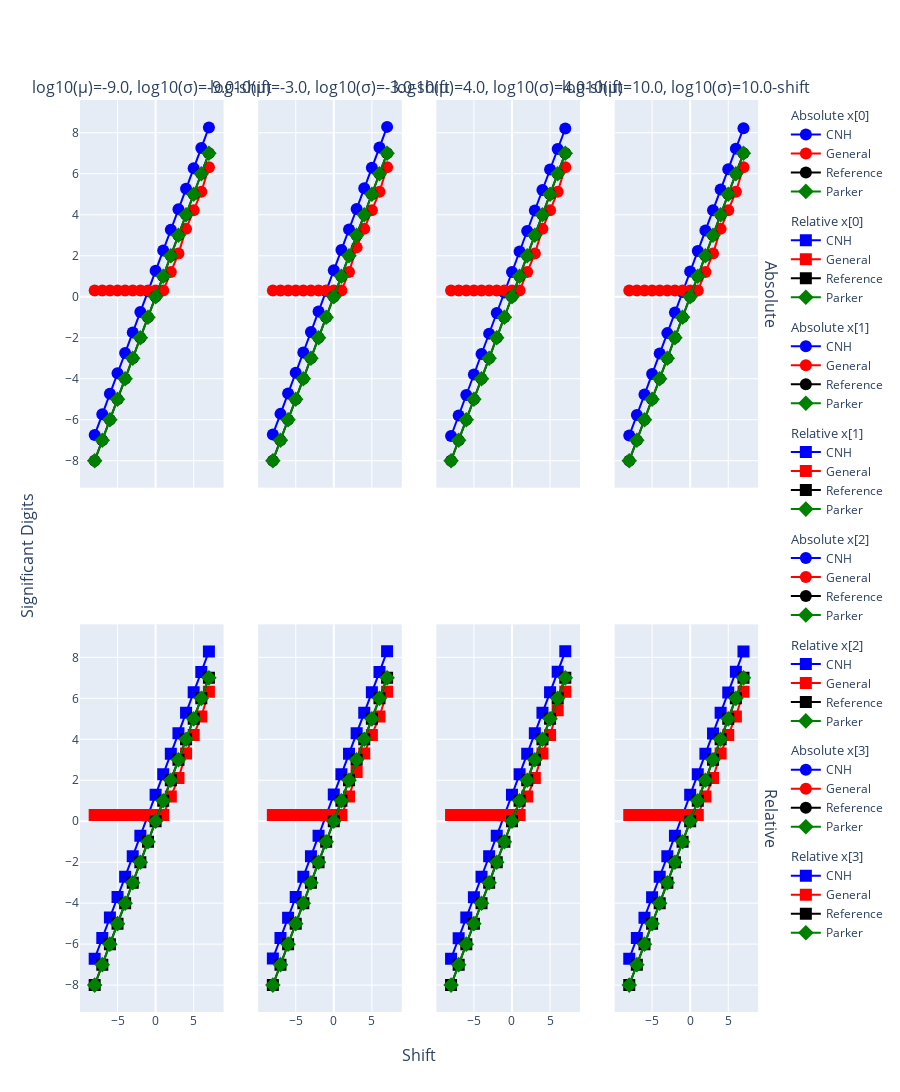

Notebook source saved alongside this figure:
### Code cell
from plotly.subplots import make_subplots

shift = 1.0
magnitude = np.array([-9, -3, 4, 10], dtype=np.float64)

shifts = []
stds = []
means = []
c_abs_cnh_values = []
c_rel_cnh_values = []
c_abs_values = []
c_rel_values = []

for shift in np.arange(-8, 8, dtype=np.float64):
    mean = np.power(basis, magnitude)
    std = np.power(basis, magnitude - shift)
    array = np.random.normal(loc=mean, scale=std, size=(10000, magnitude.size))

    stds.append(std)
    means.append(mean)

    print("\nShift: ", shift)
    print("Type", array.dtype)
    print(array)
    print("-" * 20)

    print("Theorical Mean", mean)
    print("Empirical mean", array.mean(axis=0))
    print("Mean diff     ", mean - array.mean(axis=0))
    print("-" * 20)

    print("Theorical Std", std)
    print("Empirical std", array.std(axis=0))
    print("Std diff     ", std - array.std(axis=0))
    print("-" * 20)

    c_abs_cnh = get_cd_cnh_abs(array, mean)
    c_rel_cnh = get_cd_cnh_rel(array, mean)
    c_abs = get_cd_gen_abs(array, mean)
    c_rel = get_cd_gen_rel(array, mean)

    print("CNH s_abs: ", c_abs_cnh)
    print("CNH s_rel: ", c_rel_cnh)
    print("General s_abs: ", c_abs)
    print("General s_rel: ", c_rel)

    shifts.append(shift)
    c_abs_cnh_values.append(c_abs_cnh)
    c_rel_cnh_values.append(c_rel_cnh)
    c_abs_values.append(c_abs)
    c_rel_values.append(c_rel)

column_titles = [
    f"log{basis}(μ)={mag:.1f}, log{basis}(σ)={mag:.1f}-shift" for mag in magnitude
]

# Plot the results
fig = make_subplots(
    rows=2,
    cols=magnitude.size,
    column_titles=column_titles,
    row_titles=["Absolute", "Relative"],
    x_title="Shift",
    y_title="Significant Digits",
    shared_xaxes=True,
    shared_yaxes=True,
    specs=[
        [{"type": "scatter"}] * magnitude.size,
        [{"type": "scatter"}] * magnitude.size,
    ],
)


for dim, _ in enumerate(magnitude, start=1):

    add_sig_scatter(fig, shifts, c_abs_cnh_values, "CNH", "Absolute", dim)
    add_sig_scatter(fig, shifts, c_rel_cnh_values, "CNH", "Relative", dim)
    add_sig_scatter(fig, shifts, c_abs_values, "General", "Absolute", dim)
    add_sig_scatter(fig, shifts, c_rel_values, "General", "Relative", dim)


# Group Absolute and Relative traces together
fig.data = sorted(fig.data, key=lambda trace: "Absolute" in trace.name)

means = np.array(means)
stds = np.array(stds)

if basis == 2:
    e_ref = np.floor(np.log2(np.abs(means))) + 1
    # Reference line for absolute
    abs_ref_line = -np.log2(stds) + (e_ref - 1)
    # Reference line for relative
    rel_ref_line = -np.log2(stds / np.abs(means))
elif basis == 10:
    e_ref = np.floor(np.log10(np.abs(means))) + 1
    # Reference line for absolute
    abs_ref_line = -np.log10(stds) + (e_ref - 1)
    # Reference line for relative
    rel_ref_line = -np.log10(stds / np.abs(means))
else:
    e_ref = np.floor(np.log(np.abs(means))) + 1
    # Reference line for absolute
    abs_ref_line = -np.log(np.array(stds)) + (e_ref - 1)
    # Reference line for relative
    rel_ref_line = -np.log(np.array(stds) / np.abs(np.array(means)))
    # Convert to base basis
    abs_ref_line = abs_ref_line / np.log(basis)
    rel_ref_line = rel_ref_line / np.log(basis)


print("e_ref: ", e_ref)
print("abs_ref_line: ", abs_ref_line)
print("rel_ref_line: ", rel_ref_line)


for dim, _ in enumerate(magnitude, start=1):

    add_ref_scatter(fig, shifts, abs_ref_line, "Reference", "Absolute", dim)
    add_ref_scatter(fig, shifts, rel_ref_line, "Reference", "Relative", dim)


# Add significant digits with Parker method
if basis == 2:
    parker_sd = -np.log2(stds / np.abs(means))
elif basis == 10:
    parker_sd = -np.log10(stds / np.abs(means))
else:
    # Reference line for absolute
    parker_sd = -np.log(stds / np.abs(means))
    # Convert to base basis
    parker_sd = parker_sd / np.log(basis)


for dim, _ in enumerate(magnitude, start=1):
    add_parker_scatter(fig, shifts, parker_sd, "Parker", "Absolute", dim)
    add_parker_scatter(fig, shifts, parker_sd, "Parker", "Relative", dim)


fig.update_traces(marker=dict(size=12))
# increase the height of the figure
fig.update_layout(height=1200)

fig.show()

### Figure 1 — Plotly figure (JSON) as saved in the notebook; plotly's stock layout.template omitted (floating-point values rounded to 4 significant figures)
{"data": [{"legendgroup": "Absolute_Dim2", "legendgrouptitle": {"text": "Absolute x[0]"}, "marker": {"color": "blue", "size": 12, "symbol": "circle"}, "mode": "lines+markers", "name": "CNH", "type": "scatter", "x": [-8, -7, -6, -5, -4, -3, -2, -1, 0, 1, 2, 3, 4, 5, 6, 7], "xaxis": "x", "y": [-6.742, -5.736, -4.735, -3.735, -2.741, -1.739, -0.7392, 0.2624, 1.264, 2.26, 3.265, 4.268, 5.263, 6.264, 7.261, 8.258], "yaxis": "y"}, {"legendgroup": "Relative_Dim2", "legendgrouptitle": {"text": "Relative x[0]"}, "marker": {"color": "blue", "size": 12, "symbol": "square"}, "mode": "lines+markers", "name": "CNH", "type": "scatter", "x": [-8, -7, -6, -5, -4, -3, -2, -1, 0, 1, 2, 3, 4, 5, 6, 7], "xaxis": "x5", "y": [-6.711, -5.705, -4.704, -3.704, -2.71, -1.708, -0.7083, 0.2933, 1.295, 2.291, 3.296, 4.299, 5.294, 6.295, 7.292, 8.289], "yaxis": "y5"}, {"legendgroup": "Absolute_Dim2", "legendgrouptitle": {"text": "Absolute x[0]"}, "marker": {"color": "red", "size": 12, "symbol": "circle"}, "mode": "lines+markers", "name": "General", "type": "scatter", "x": [-8, -7, -6, -5, -4, -3, -2, -1, 0, 1, 2, 3, 4, 5, 6, 7], "xaxis": "x", "y": [0.301, 0.301, 0.301, 0.301, 0.301, 0.301, 0.301, 0.301, 0.301, 0.301, 1.204, 2.107, 3.311, 4.214, 5.118, 6.322], "yaxis": "y"}, {"legendgroup": "Relative_Dim2", "legendgrouptitle": {"text": "Relative x[0]"}, "marker": {"color": "red", "size": 12, "symbol": "square"}, "mode": "lines+markers", "name": "General", "type": "scatter", "x": [-8, -7, -6, -5, -4, -3, -2, -1, 0, 1, 2, 3, 4, 5, 6, 7], "xaxis": "x5", "y": [0.301, 0.301, 0.301, 0.301, 0.301, 0.301, 0.301, 0.301, 0.301, 0.301, 1.204, 2.107, 3.311, 4.214, 5.118, 6.322], "yaxis": "y5"}, {"legendgroup": "Absolute_Dim3", "legendgrouptitle": {"text": "Absolute x[1]"}, "marker": {"color": "blue", "size": 12, "symbol": "circle"}, "mode": "lines+markers", "name": "CNH", "type": "scatter", "x": [-8, -7, -6, -5, -4, -3, -2, -1, 0, 1, 2, 3, 4, 5, 6, 7], "xaxis": "x2", "y": [-6.716, -5.714, -4.718, -3.714, -2.717, -1.715, -0.716, 0.2849, 1.29, 2.282, 3.281, 4.285, 5.289, 6.29, 7.28, 8.287], "yaxis": "y2"}, {"legendgroup": "Relative_Dim3", "legendgrouptitle": {"text": "Relative x[1]"}, "marker": {"color": "blue", "size": 12, "symbol": "square"}, "mode": "lines+markers", "name": "CNH", "type": "scatter", "x": [-8, -7, -6, -5, -4, -3, -2, -1, 0, 1, 2, 3, 4, 5, 6, 7], "xaxis": "x6", "y": [-6.706, -5.704, -4.708, -3.703, -2.707, -1.705, -0.7057, 0.2952, 1.3, 2.293, 3.291, 4.295, 5.299, 6.3, 7.29, 8.297], "yaxis": "y6"}, {"legendgroup": "Absolute_Dim3", "legendgrouptitle": {"text": "Absolute x[1]"}, "marker": {"color": "red", "size": 12, "symbol": "circle"}, "mode": "lines+markers", "name": "General", "type": "scatter", "x": [-8, -7, -6, -5, -4, -3, -2, -1, 0, 1, 2, 3, 4, 5, 6, 7], "xaxis": "x2", "y": [0.301, 0.301, 0.301, 0.301, 0.301, 0.301, 0.301, 0.301, 0.301, 0.301, 1.204, 2.408, 3.311, 4.214, 5.118, 6.322], "yaxis": "y2"}, {"legendgroup": "Relative_Dim3", "legendgrouptitle": {"text": "Relative x[1]"}, "marker": {"color": "red", "size": 12, "symbol": "square"}, "mode": "lines+markers", "name": "General", "type": "scatter", "x": [-8, -7, -6, -5, -4, -3, -2, -1, 0, 1, 2, 3, 4, 5, 6, 7], "xaxis": "x6", "y": [0.301, 0.301, 0.301, 0.301, 0.301, 0.301, 0.301, 0.301, 0.301, 0.301, 1.204, 2.408, 3.311, 4.214, 5.118, 6.322], "yaxis": "y6"}, {"legendgroup": "Absolute_Dim4", "legendgrouptitle": {"text": "Absolute x[2]"}, "marker": {"color": "blue", "size": 12, "symbol": "circle"}, "mode": "lines+markers", "name": "CNH", "type": "scatter", "x": [-8, -7, -6, -5, -4, -3, -2, -1, 0, 1, 2, 3, 4, 5, 6, 7], "xaxis": "x3", "y": [-6.795, -5.793, -4.791, -3.791, -2.79, -1.8, -0.7932, 0.2095, 1.207, 2.206, 3.21, 4.204, 5.204, 6.21, 7.208, 8.207], "yaxis": "y3"}, {"legendgroup": "Relative_Dim4", "legendgrouptitle": {"text": "Relative x[2]"}, "marker": {"color": "blue", "size": 12, "symbol": "square"}, "mode": "lines+markers", "name": "CNH", "type": "scatter", "x": [-8, -7, -6, -5, -4, -3, -2, -1, 0, 1, 2, 3, 4, 5, 6, 7], "xaxis": "x7", "y": [-6.708, -5.706, -4.705, -3.705, -2.704, -1.713, -0.7065, 0.2961, 1.293, 2.292, 3.297, 4.291, 5.291, 6.297, 7.294, 8.294], "yaxis": "y7"}, {"legendgroup": "Absolute_Dim4", "legendgrouptitle": {"text": "Absolute x[2]"}, "marker": {"color": "red", "size": 12, "symbol": "circle"}, "mode": "lines+markers", "name": "General", "type": "scatter", "x": [-8, -7, -6, -5, -4, -3, -2, -1, 0, 1, 2, 3, 4, 5, 6, 7], "xaxis": "x3", "y": [0.301, 0.301, 0.301, 0.301, 0.301, 0.301, 0.301, 0.301, 0.301, 0.301, 1.204, 2.107, 3.311, 4.214, 5.118, 6.322], "yaxis": "y3"}, {"legendgroup": "Relative_Dim4", "legendgrouptitle": {"text": "Relative x[2]"}, "marker": {"color": "red", "size": 12, "symbol": "square"}, "mode": "lines+markers", "name": "General", "type": "scatter", "x": [-8, -7, -6, -5, -4, -3, -2, -1, 0, 1, 2, 3, 4, 5, 6, 7], "xaxis": "x7", "y": [0.301, 0.301, 0.301, 0.301, 0.301, 0.301, 0.301, 0.301, 0.301, 0.301, 1.204, 2.107, 3.311, 4.214, 5.419, 6.322], "yaxis": "y7"}, {"legendgroup": "Absolute_Dim5", "legendgrouptitle": {"text": "Absolute x[3]"}, "marker": {"color": "blue", "size": 12, "symbol": "circle"}, "mode": "lines+markers", "name": "CNH", "type": "scatter", "x": [-8, -7, -6, -5, -4, -3, -2, -1, 0, 1, 2, 3, 4, 5, 6, 7], "xaxis": "x4", "y": [-6.773, -5.772, -4.771, -3.774, -2.77, -1.775, -0.7695, 0.2273, 1.227, 2.23, 3.228, 4.224, 5.227, 6.225, 7.226, 8.225], "yaxis": "y4"}, {"legendgroup": "Relative_Dim5", "legendgrouptitle": {"text": "Relative x[3]"}, "marker": {"color": "blue", "size": 12, "symbol": "square"}, "mode": "lines+markers", "name": "CNH", "type": "scatter", "x": [-8, -7, -6, -5, -4, -3, -2, -1, 0, 1, 2, 3, 4, 5, 6, 7], "xaxis": "x8", "y": [-6.707, -5.706, -4.705, -3.708, -2.704, -1.709, -0.7035, 0.2934, 1.293, 2.296, 3.294, 4.29, 5.293, 6.291, 7.292, 8.291], "yaxis": "y8"}, {"legendgroup": "Absolute_Dim5", "legendgrouptitle": {"text": "Absolute x[3]"}, "marker": {"color": "red", "size": 12, "symbol": "circle"}, "mode": "lines+markers", "name": "General", "type": "scatter", "x": [-8, -7, -6, -5, -4, -3, -2, -1, 0, 1, 2, 3, 4, 5, 6, 7], "xaxis": "x4", "y": [0.301, 0.301, 0.301, 0.301, 0.301, 0.301, 0.301, 0.301, 0.301, 0.301, 1.204, 2.107, 3.311, 4.214, 5.118, 6.322], "yaxis": "y4"}, {"legendgroup": "Relative_Dim5", "legendgrouptitle": {"text": "Relative x[3]"}, "marker": {"color": "red", "size": 12, "symbol": "square"}, "mode": "lines+markers", "name": "General", "type": "scatter", "x": [-8, -7, -6, -5, -4, -3, -2, -1, 0, 1, 2, 3, 4, 5, 6, 7], "xaxis": "x8", "y": [0.301, 0.301, 0.301, 0.301, 0.301, 0.301, 0.301, 0.301, 0.301, 0.301, 1.204, 2.107, 3.311, 4.214, 5.118, 6.322], "yaxis": "y8"}, {"legendgroup": "Absolute_Dim2", "legendgrouptitle": {"text": "Absolute x[0]"}, "marker": {"color": "black", "size": 12, "symbol": "circle"}, "mode": "lines+markers", "name": "Reference", "type": "scatter", "x": [-8, -7, -6, -5, -4, -3, -2, -1, 0, 1, 2, 3, 4, 5, 6, 7], "xaxis": "x", "y": [-8.0, -7.0, -6.0, -5.0, -4.0, -3.0, -2.0, -1.0, 0.0, 1.0, 2.0, 3.0, 4.0, 5.0, 6.0, 7.0], "yaxis": "y"}, {"legendgroup": "Relative_Dim2", "legendgrouptitle": {"text": "Relative x[0]"}, "marker": {"color": "black", "size": 12, "symbol": "square"}, "mode": "lines+markers", "name": "Reference", "type": "scatter", "x": [-8, -7, -6, -5, -4, -3, -2, -1, 0, 1, 2, 3, 4, 5, 6, 7], "xaxis": "x5", "y": [-8.0, -7.0, -6.0, -5.0, -4.0, -3.0, -2.0, -1.0, -0.0, 1.0, 2.0, 3.0, 4.0, 5.0, 6.0, 7.0], "yaxis": "y5"}, {"legendgroup": "Absolute_Dim3", "legendgrouptitle": {"text": "Absolute x[1]"}, "marker": {"color": "black", "size": 12, "symbol": "circle"}, "mode": "lines+markers", "name": "Reference", "type": "scatter", "x": [-8, -7, -6, -5, -4, -3, -2, -1, 0, 1, 2, 3, 4, 5, 6, 7], "xaxis": "x2", "y": [-8.0, -7.0, -6.0, -5.0, -4.0, -3.0, -2.0, -1.0, 0.0, 1.0, 2.0, 3.0, 4.0, 5.0, 6.0, 7.0], "yaxis": "y2"}, {"legendgroup": "Relative_Dim3", "legendgrouptitle": {"text": "Relative x[1]"}, "marker": {"color": "black", "size": 12, "symbol": "square"}, "mode": "lines+markers", "name": "Reference", "type": "scatter", "x": [-8, -7, -6, -5, -4, -3, -2, -1, 0, 1, 2, 3, 4, 5, 6, 7], "xaxis": "x6", "y": [-8.0, -7.0, -6.0, -5.0, -4.0, -3.0, -2.0, -1.0, -0.0, 1.0, 2.0, 3.0, 4.0, 5.0, 6.0, 7.0], "yaxis": "y6"}, {"legendgroup": "Absolute_Dim4", "legendgrouptitle": {"text": "Absolute x[2]"}, "marker": {"color": "black", "size": 12, "symbol": "circle"}, "mode": "lines+markers", "name": "Reference", "type": "scatter", "x": [-8, -7, -6, -5, -4, -3, -2, -1, 0, 1, 2, 3, 4, 5, 6, 7], "xaxis": "x3", "y": [-8.0, -7.0, -6.0, -5.0, -4.0, -3.0, -2.0, -1.0, 0.0, 1.0, 2.0, 3.0, 4.0, 5.0, 6.0, 7.0], "yaxis": "y3"}, {"legendgroup": "Relative_Dim4", "legendgrouptitle": {"text": "Relative x[2]"}, "marker": {"color": "black", "size": 12, "symbol": "square"}, "mode": "lines+markers", "name": "Reference", "type": "scatter", "x": [-8, -7, -6, -5, -4, -3, -2, -1, 0, 1, 2, 3, 4, 5, 6, 7], "xaxis": "x7", "y": [-8.0, -7.0, -6.0, -5.0, -4.0, -3.0, -2.0, -1.0, -0.0, 1.0, 2.0, 3.0, 4.0, 5.0, 6.0, 7.0], "yaxis": "y7"}, {"legendgroup": "Absolute_Dim5", "legendgrouptitle": {"text": "Absolute x[3]"}, "marker": {"color": "black", "size": 12, "symbol": "circle"}, "mode": "lines+markers", "name": "Reference", "type": "scatter", "x": [-8, -7, -6, -5, -4, -3, -2, -1, 0, 1, 2, 3, 4, 5, 6, 7], "xaxis": "x4", "y": [-8.0, -7.0, -6.0, -5.0, -4.0, -3.0, -2.0, -1.0, 0.0, 1.0, 2.0, 3.0, 4.0, 5.0, 6.0, 7.0], "yaxis": "y4"}, {"legendgroup": "Relative_Dim5", "legendgrouptitle": {"text": "Relative x[3]"}, "marker": {"color": "black", "size": 12, "symbol": "square"}, "mode": "lines+markers", "name": "Reference", "type": "scatter", "x": [-8, -7, -6, -5, -4, -3, -2, -1, 0, 1, 2, 3, 4, 5, 6, 7], "xaxis": "x8", "y": [-8.0, -7.0, -6.0, -5.0, -4.0, -3.0, -2.0, -1.0, -0.0, 1.0, 2.0, 3.0, 4.0, 5.0, 6.0, 7.0], "yaxis": "y8"}, {"legendgroup": "Absolute_Dim2", "legendgrouptitle": {"text": "Absolute x[0]"}, "marker": {"color": "green", "size": 12, "symbol": "diamond"}, "mode": "lines+markers", "name": "Parker", "type": "scatter", "x": [-8, -7, -6, -5, -4, -3, -2, -1, 0, 1, 2, 3, 4, 5, 6, 7], "xaxis": "x", "y": [-8.0, -7.0, -6.0, -5.0, -4.0, -3.0, -2.0, -1.0, -0.0, 1.0, 2.0, 3.0, 4.0, 5.0, 6.0, 7.0], "yaxis": "y"}, {"legendgroup": "Relative_Dim2", "legendgrouptitle": {"text": "Relative x[0]"}, "marker": {"color": "green", "size": 12, "symbol": "diamond"}, "mode": "lines+markers", "name": "Parker", "type": "scatter", "x": [-8, -7, -6, -5, -4, -3, -2, -1, 0, 1, 2, 3, 4, 5, 6, 7], "xaxis": "x5", "y": [-8.0, -7.0, -6.0, -5.0, -4.0, -3.0, -2.0, -1.0, -0.0, 1.0, 2.0, 3.0, 4.0, 5.0, 6.0, 7.0], "yaxis": "y5"}, {"legendgroup": "Absolute_Dim3", "legendgrouptitle": {"text": "Absolute x[1]"}, "marker": {"color": "green", "size": 12, "symbol": "diamond"}, "mode": "lines+markers", "name": "Parker", "type": "scatter", "x": [-8, -7, -6, -5, -4, -3, -2, -1, 0, 1, 2, 3, 4, 5, 6, 7], "xaxis": "x2", "y": [-8.0, -7.0, -6.0, -5.0, -4.0, -3.0, -2.0, -1.0, -0.0, 1.0, 2.0, 3.0, 4.0, 5.0, 6.0, 7.0], "yaxis": "y2"}, {"legendgroup": "Relative_Dim3", "legendgrouptitle": {"text": "Relative x[1]"}, "marker": {"color": "green", "size": 12, "symbol": "diamond"}, "mode": "lines+markers", "name": "Parker", "type": "scatter", "x": [-8, -7, -6, -5, -4, -3, -2, -1, 0, 1, 2, 3, 4, 5, 6, 7], "xaxis": "x6", "y": [-8.0, -7.0, -6.0, -5.0, -4.0, -3.0, -2.0, -1.0, -0.0, 1.0, 2.0, 3.0, 4.0, 5.0, 6.0, 7.0], "yaxis": "y6"}, {"legendgroup": "Absolute_Dim4", "legendgrouptitle": {"text": "Absolute x[2]"}, "marker": {"color": "green", "size": 12, "symbol": "diamond"}, "mode": "lines+markers", "name": "Parker", "type": "scatter", "x": [-8, -7, -6, -5, -4, -3, -2, -1, 0, 1, 2, 3, 4, 5, 6, 7], "xaxis": "x3", "y": [-8.0, -7.0, -6.0, -5.0, -4.0, -3.0, -2.0, -1.0, -0.0, 1.0, 2.0, 3.0, 4.0, 5.0, 6.0, 7.0], "yaxis": "y3"}, {"legendgroup": "Relative_Dim4", "legendgrouptitle": {"text": "Relative x[2]"}, "marker": {"color": "green", "size": 12, "symbol": "diamond"}, "mode": "lines+markers", "name": "Parker", "type": "scatter", "x": [-8, -7, -6, -5, -4, -3, -2, -1, 0, 1, 2, 3, 4, 5, 6, 7], "xaxis": "x7", "y": [-8.0, -7.0, -6.0, -5.0, -4.0, -3.0, -2.0, -1.0, -0.0, 1.0, 2.0, 3.0, 4.0, 5.0, 6.0, 7.0], "yaxis": "y7"}, {"legendgroup": "Absolute_Dim5", "legendgrouptitle": {"text": "Absolute x[3]"}, "marker": {"color": "green", "size": 12, "symbol": "diamond"}, "mode": "lines+markers", "name": "Parker", "type": "scatter", "x": [-8, -7, -6, -5, -4, -3, -2, -1, 0, 1, 2, 3, 4, 5, 6, 7], "xaxis": "x4", "y": [-8.0, -7.0, -6.0, -5.0, -4.0, -3.0, -2.0, -1.0, -0.0, 1.0, 2.0, 3.0, 4.0, 5.0, 6.0, 7.0], "yaxis": "y4"}, {"legendgroup": "Relative_Dim5", "legendgrouptitle": {"text": "Relative x[3]"}, "marker": {"color": "green", "size": 12, "symbol": "diamond"}, "mode": "lines+markers", "name": "Parker", "type": "scatter", "x": [-8, -7, -6, -5, -4, -3, -2, -1, 0, 1, 2, 3, 4, 5, 6, 7], "xaxis": "x8", "y": [-8.0, -7.0, -6.0, -5.0, -4.0, -3.0, -2.0, -1.0, -0.0, 1.0, 2.0, 3.0, 4.0, 5.0, 6.0, 7.0], "yaxis": "y8"}], "layout": {"annotations": [{"font": {"size": 16}, "showarrow": false, "text": "log10(μ)=-9.0, log10(σ)=-9.0-shift", "x": 0.1037, "xanchor": "center", "xref": "paper", "y": 1, "yanchor": "bottom", "yref": "paper"}, {"font": {"size": 16}, "showarrow": false, "text": "log10(μ)=-3.0, log10(σ)=-3.0-shift", "x": 0.3612, "xanchor": "center", "xref": "paper", "y": 1, "yanchor": "bottom", "yref": "paper"}, {"font": {"size": 16}, "showarrow": false, "text": "log10(μ)=4.0, log10(σ)=4.0-shift", "x": 0.6188, "xanchor": "center", "xref": "paper", "y": 1, "yanchor": "bottom", "yref": "paper"}, {"font": {"size": 16}, "showarrow": false, "text": "log10(μ)=10.0, log10(σ)=10.0-shift", "x": 0.8762, "xanchor": "center", "xref": "paper", "y": 1, "yanchor": "bottom", "yref": "paper"}, {"font": {"size": 16}, "showarrow": false, "text": "Absolute", "textangle": 90, "x": 0.98, "xanchor": "left", "xref": "paper", "y": 0.7875, "yanchor": "middle", "yref": "paper"}, {"font": {"size": 16}, "showarrow": false, "text": "Relative", "textangle": 90, "x": 0.98, "xanchor": "left", "xref": "paper", "y": 0.2125, "yanchor": "middle", "yref": "paper"}, {"font": {"size": 16}, "showarrow": false, "text": "Shift", "x": 0.49, "xanchor": "center", "xref": "paper", "y": 0, "yanchor": "top", "yref": "paper", "yshift": -30}, {"font": {"size": 16}, "showarrow": false, "text": "Significant Digits", "textangle": -90, "x": 0, "xanchor": "right", "xref": "paper", "xshift": -40, "y": 0.5, "yanchor": "middle", "yref": "paper"}], "height": 1200, "xaxis": {"anchor": "y", "domain": [0, 0.2075], "matches": "x5", "showticklabels": false}, "xaxis2": {"anchor": "y2", "domain": [0.2575, 0.465], "matches": "x6", "showticklabels": false}, "xaxis3": {"anchor": "y3", "domain": [0.515, 0.7225], "matches": "x7", "showticklabels": false}, "xaxis4": {"anchor": "y4", "domain": [0.7725, 0.98], "matches": "x8", "showticklabels": false}, "xaxis5": {"anchor": "y5", "domain": [0, 0.2075]}, "xaxis6": {"anchor": "y6", "domain": [0.2575, 0.465]}, "xaxis7": {"anchor": "y7", "domain": [0.515, 0.7225]}, "xaxis8": {"anchor": "y8", "domain": [0.7725, 0.98]}, "yaxis": {"anchor": "x", "domain": [0.575, 1]}, "yaxis2": {"anchor": "x2", "domain": [0.575, 1], "matches": "y", "showticklabels": false}, "yaxis3": {"anchor": "x3", "domain": [0.575, 1], "matches": "y", "showticklabels": false}, "yaxis4": {"anchor": "x4", "domain": [0.575, 1], "matches": "y", "showticklabels": false}, "yaxis5": {"anchor": "x5", "domain": [0, 0.425]}, "yaxis6": {"anchor": "x6", "domain": [0, 0.425], "matches": "y5", "showticklabels": false}, "yaxis7": {"anchor": "x7", "domain": [0, 0.425], "matches": "y5", "showticklabels": false}, "yaxis8": {"anchor": "x8", "domain": [0, 0.425], "matches": "y5", "showticklabels": false}}}
